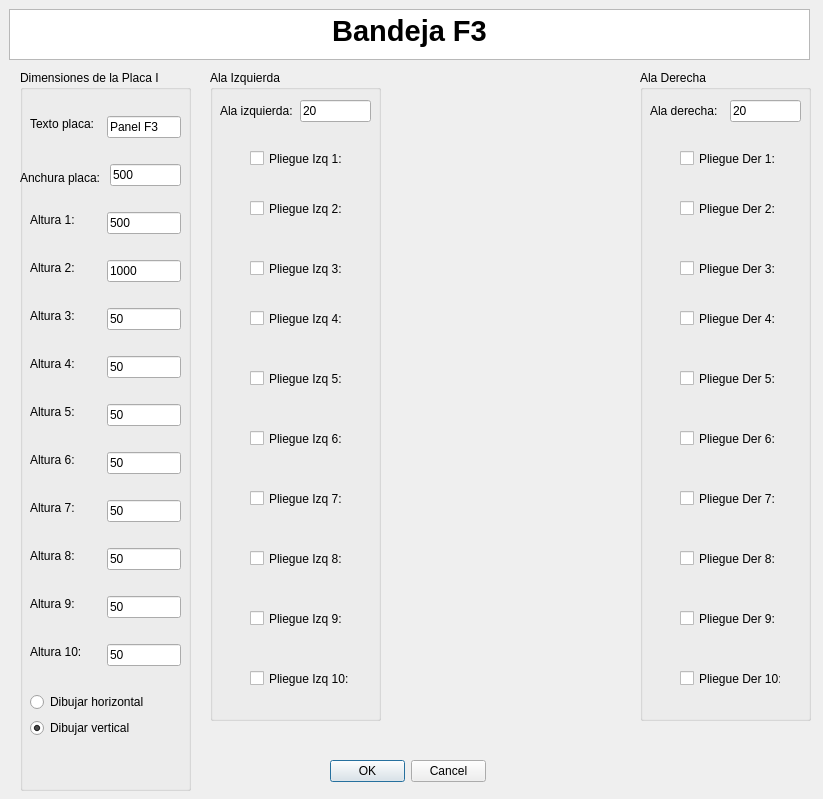
<?xml version="1.0" encoding="UTF-8"?>
<ui version="4.0">
 <class>MyPositionDialog</class>
 <widget class="QDialog" name="MyPositionDialog">
  <property name="geometry">
   <rect>
    <x>0</x>
    <y>0</y>
    <width>823</width>
    <height>799</height>
   </rect>
  </property>
  <property name="windowTitle">
   <string>Enter Position</string>
  </property>
  <property name="whatsThis">
   <string>&lt;html&gt;&lt;head/&gt;&lt;body&gt;&lt;p&gt;Esta ventana de KSDpanel te permite introducir todas las medidas correspondientes del panel seleccionado.&lt;/p&gt;&lt;p&gt;Recuerda que todas las medidas deben de ir en milimetros (mm).&lt;/p&gt;&lt;/body&gt;&lt;/html&gt;</string>
  </property>
  <widget class="QDialogButtonBox" name="buttonBox">
   <property name="geometry">
    <rect>
     <x>330</x>
     <y>760</y>
     <width>156</width>
     <height>23</height>
    </rect>
   </property>
   <property name="orientation">
    <enum>Qt::Horizontal</enum>
   </property>
   <property name="standardButtons">
    <set>QDialogButtonBox::Cancel|QDialogButtonBox::Ok</set>
   </property>
  </widget>
  <widget class="QTextBrowser" name="textBrowser">
   <property name="geometry">
    <rect>
     <x>9</x>
     <y>9</y>
     <width>801</width>
     <height>51</height>
    </rect>
   </property>
   <property name="html">
    <string>&lt;!DOCTYPE HTML PUBLIC &quot;-//W3C//DTD HTML 4.0//EN&quot; &quot;http://www.w3.org/TR/REC-html40/strict.dtd&quot;&gt;
&lt;html&gt;&lt;head&gt;&lt;meta name=&quot;qrichtext&quot; content=&quot;1&quot; /&gt;&lt;style type=&quot;text/css&quot;&gt;
p, li { white-space: pre-wrap; }
&lt;/style&gt;&lt;/head&gt;&lt;body style=&quot; font-family:'MS Shell Dlg 2'; font-size:8.25pt; font-weight:400; font-style:normal;&quot;&gt;
&lt;p align=&quot;center&quot; style=&quot; margin-top:0px; margin-bottom:0px; margin-left:0px; margin-right:0px; -qt-block-indent:0; text-indent:0px;&quot;&gt;&lt;span style=&quot; font-size:22pt; font-weight:600;&quot;&gt;Bandeja F3&lt;/span&gt;&lt;/p&gt;&lt;/body&gt;&lt;/html&gt;</string>
   </property>
  </widget>
  <widget class="QGroupBox" name="groupBox">
   <property name="geometry">
    <rect>
     <x>210</x>
     <y>70</y>
     <width>171</width>
     <height>651</height>
    </rect>
   </property>
   <property name="styleSheet">
    <string notr="true">font: 10pt &quot;MS Shell Dlg 2&quot;;</string>
   </property>
   <property name="title">
    <string>Ala Izquierda</string>
   </property>
   <widget class="QCheckBox" name="pliegueIzq1UI">
    <property name="geometry">
     <rect>
      <x>40</x>
      <y>80</y>
      <width>101</width>
      <height>17</height>
     </rect>
    </property>
    <property name="text">
     <string>Pliegue Izq 1:</string>
    </property>
   </widget>
   <widget class="QLineEdit" name="alaIzquierdaUI">
    <property name="geometry">
     <rect>
      <x>90</x>
      <y>30</y>
      <width>71</width>
      <height>22</height>
     </rect>
    </property>
    <property name="text">
     <string>20</string>
    </property>
   </widget>
   <widget class="QLabel" name="label_11">
    <property name="geometry">
     <rect>
      <x>10</x>
      <y>30</y>
      <width>91</width>
      <height>22</height>
     </rect>
    </property>
    <property name="text">
     <string>Ala izquierda:</string>
    </property>
   </widget>
   <widget class="QCheckBox" name="pliegueIzq2UI">
    <property name="geometry">
     <rect>
      <x>40</x>
      <y>130</y>
      <width>101</width>
      <height>17</height>
     </rect>
    </property>
    <property name="text">
     <string>Pliegue Izq 2:</string>
    </property>
   </widget>
   <widget class="QCheckBox" name="pliegueIzq3UI">
    <property name="geometry">
     <rect>
      <x>40</x>
      <y>190</y>
      <width>101</width>
      <height>17</height>
     </rect>
    </property>
    <property name="text">
     <string>Pliegue Izq 3:</string>
    </property>
   </widget>
   <widget class="QCheckBox" name="pliegueIzq4UI">
    <property name="geometry">
     <rect>
      <x>40</x>
      <y>240</y>
      <width>101</width>
      <height>17</height>
     </rect>
    </property>
    <property name="text">
     <string>Pliegue Izq 4:</string>
    </property>
   </widget>
   <widget class="QCheckBox" name="pliegueIzq5UI">
    <property name="geometry">
     <rect>
      <x>40</x>
      <y>300</y>
      <width>101</width>
      <height>17</height>
     </rect>
    </property>
    <property name="text">
     <string>Pliegue Izq 5:</string>
    </property>
   </widget>
   <widget class="QCheckBox" name="pliegueIzq6UI">
    <property name="geometry">
     <rect>
      <x>40</x>
      <y>360</y>
      <width>101</width>
      <height>17</height>
     </rect>
    </property>
    <property name="text">
     <string>Pliegue Izq 6:</string>
    </property>
   </widget>
   <widget class="QCheckBox" name="pliegueIzq7UI">
    <property name="geometry">
     <rect>
      <x>40</x>
      <y>420</y>
      <width>101</width>
      <height>17</height>
     </rect>
    </property>
    <property name="text">
     <string>Pliegue Izq 7:</string>
    </property>
   </widget>
   <widget class="QCheckBox" name="pliegueIzq8UI">
    <property name="geometry">
     <rect>
      <x>40</x>
      <y>480</y>
      <width>101</width>
      <height>17</height>
     </rect>
    </property>
    <property name="text">
     <string>Pliegue Izq 8:</string>
    </property>
   </widget>
   <widget class="QCheckBox" name="pliegueIzq9UI">
    <property name="geometry">
     <rect>
      <x>40</x>
      <y>540</y>
      <width>101</width>
      <height>17</height>
     </rect>
    </property>
    <property name="text">
     <string>Pliegue Izq 9:</string>
    </property>
   </widget>
   <widget class="QCheckBox" name="pliegueIzq10UI">
    <property name="geometry">
     <rect>
      <x>40</x>
      <y>600</y>
      <width>101</width>
      <height>17</height>
     </rect>
    </property>
    <property name="text">
     <string>Pliegue Izq 10:</string>
    </property>
   </widget>
  </widget>
  <widget class="QLabel" name="imagenPanelUI">
   <property name="geometry">
    <rect>
     <x>400</x>
     <y>110</y>
     <width>221</width>
     <height>601</height>
    </rect>
   </property>
   <property name="text">
    <string/>
   </property>
   <property name="pixmap">
    <pixmap>../imagenes/REF_003cotas.jpg</pixmap>
   </property>
   <property name="scaledContents">
    <bool>true</bool>
   </property>
   <property name="wordWrap">
    <bool>false</bool>
   </property>
   <property name="margin">
    <number>0</number>
   </property>
   <property name="openExternalLinks">
    <bool>false</bool>
   </property>
  </widget>
  <widget class="QGroupBox" name="groupBox_3">
   <property name="geometry">
    <rect>
     <x>20</x>
     <y>70</y>
     <width>171</width>
     <height>721</height>
    </rect>
   </property>
   <property name="styleSheet">
    <string notr="true">font: 10pt &quot;MS Shell Dlg 2&quot;;</string>
   </property>
   <property name="title">
    <string>Dimensiones de la Placa I</string>
   </property>
   <widget class="QLineEdit" name="altura3UI">
    <property name="geometry">
     <rect>
      <x>87</x>
      <y>238</y>
      <width>74</width>
      <height>22</height>
     </rect>
    </property>
    <property name="text">
     <string>50</string>
    </property>
   </widget>
   <widget class="QLineEdit" name="altura5UI">
    <property name="geometry">
     <rect>
      <x>87</x>
      <y>334</y>
      <width>74</width>
      <height>22</height>
     </rect>
    </property>
    <property name="text">
     <string>50</string>
    </property>
   </widget>
   <widget class="QLabel" name="label_30">
    <property name="geometry">
     <rect>
      <x>10</x>
      <y>430</y>
      <width>63</width>
      <height>16</height>
     </rect>
    </property>
    <property name="text">
     <string>Altura 7:</string>
    </property>
   </widget>
   <widget class="QLabel" name="label_33">
    <property name="geometry">
     <rect>
      <x>10</x>
      <y>574</y>
      <width>70</width>
      <height>16</height>
     </rect>
    </property>
    <property name="text">
     <string>Altura 10:</string>
    </property>
   </widget>
   <widget class="QLineEdit" name="altura6UI">
    <property name="geometry">
     <rect>
      <x>87</x>
      <y>382</y>
      <width>74</width>
      <height>22</height>
     </rect>
    </property>
    <property name="text">
     <string>50</string>
    </property>
   </widget>
   <widget class="QLabel" name="label_8">
    <property name="geometry">
     <rect>
      <x>0</x>
      <y>100</y>
      <width>91</width>
      <height>16</height>
     </rect>
    </property>
    <property name="text">
     <string>Anchura placa:</string>
    </property>
   </widget>
   <widget class="QLabel" name="label_26">
    <property name="geometry">
     <rect>
      <x>10</x>
      <y>238</y>
      <width>63</width>
      <height>16</height>
     </rect>
    </property>
    <property name="text">
     <string>Altura 3:</string>
    </property>
   </widget>
   <widget class="QLineEdit" name="altura9UI">
    <property name="geometry">
     <rect>
      <x>87</x>
      <y>526</y>
      <width>74</width>
      <height>22</height>
     </rect>
    </property>
    <property name="text">
     <string>50</string>
    </property>
   </widget>
   <widget class="QLabel" name="label_28">
    <property name="geometry">
     <rect>
      <x>10</x>
      <y>334</y>
      <width>63</width>
      <height>16</height>
     </rect>
    </property>
    <property name="text">
     <string>Altura 5:</string>
    </property>
   </widget>
   <widget class="QLineEdit" name="altura2UI">
    <property name="geometry">
     <rect>
      <x>87</x>
      <y>190</y>
      <width>74</width>
      <height>22</height>
     </rect>
    </property>
    <property name="text">
     <string>1000</string>
    </property>
   </widget>
   <widget class="QLineEdit" name="altura7UI">
    <property name="geometry">
     <rect>
      <x>87</x>
      <y>430</y>
      <width>74</width>
      <height>22</height>
     </rect>
    </property>
    <property name="text">
     <string>50</string>
    </property>
   </widget>
   <widget class="QLineEdit" name="altura4UI">
    <property name="geometry">
     <rect>
      <x>87</x>
      <y>286</y>
      <width>74</width>
      <height>22</height>
     </rect>
    </property>
    <property name="text">
     <string>50</string>
    </property>
   </widget>
   <widget class="QLabel" name="label_27">
    <property name="geometry">
     <rect>
      <x>10</x>
      <y>286</y>
      <width>63</width>
      <height>16</height>
     </rect>
    </property>
    <property name="text">
     <string>Altura 4:</string>
    </property>
   </widget>
   <widget class="QLabel" name="label_29">
    <property name="geometry">
     <rect>
      <x>10</x>
      <y>382</y>
      <width>63</width>
      <height>16</height>
     </rect>
    </property>
    <property name="text">
     <string>Altura 6:</string>
    </property>
   </widget>
   <widget class="QLineEdit" name="altura10UI">
    <property name="geometry">
     <rect>
      <x>87</x>
      <y>574</y>
      <width>74</width>
      <height>22</height>
     </rect>
    </property>
    <property name="text">
     <string>50</string>
    </property>
   </widget>
   <widget class="QLabel" name="label_32">
    <property name="geometry">
     <rect>
      <x>10</x>
      <y>526</y>
      <width>63</width>
      <height>16</height>
     </rect>
    </property>
    <property name="text">
     <string>Altura 9:</string>
    </property>
   </widget>
   <widget class="QLineEdit" name="anchuraPlacaUI">
    <property name="geometry">
     <rect>
      <x>90</x>
      <y>94</y>
      <width>71</width>
      <height>22</height>
     </rect>
    </property>
    <property name="text">
     <string>500</string>
    </property>
   </widget>
   <widget class="QLabel" name="label_22">
    <property name="geometry">
     <rect>
      <x>10</x>
      <y>190</y>
      <width>63</width>
      <height>16</height>
     </rect>
    </property>
    <property name="text">
     <string>Altura 2:</string>
    </property>
   </widget>
   <widget class="QLineEdit" name="altura8UI">
    <property name="geometry">
     <rect>
      <x>87</x>
      <y>478</y>
      <width>74</width>
      <height>22</height>
     </rect>
    </property>
    <property name="text">
     <string>50</string>
    </property>
   </widget>
   <widget class="QLineEdit" name="altura1UI">
    <property name="geometry">
     <rect>
      <x>87</x>
      <y>142</y>
      <width>74</width>
      <height>22</height>
     </rect>
    </property>
    <property name="text">
     <string>500</string>
    </property>
   </widget>
   <widget class="QLineEdit" name="textoDescriptivoA0UI">
    <property name="geometry">
     <rect>
      <x>87</x>
      <y>46</y>
      <width>74</width>
      <height>22</height>
     </rect>
    </property>
    <property name="text">
     <string>Panel F3</string>
    </property>
   </widget>
   <widget class="QLabel" name="label_31">
    <property name="geometry">
     <rect>
      <x>10</x>
      <y>478</y>
      <width>63</width>
      <height>16</height>
     </rect>
    </property>
    <property name="text">
     <string>Altura 8:</string>
    </property>
   </widget>
   <widget class="QLabel" name="label_4">
    <property name="geometry">
     <rect>
      <x>10</x>
      <y>142</y>
      <width>63</width>
      <height>16</height>
     </rect>
    </property>
    <property name="text">
     <string>Altura 1:</string>
    </property>
   </widget>
   <widget class="QLabel" name="label">
    <property name="geometry">
     <rect>
      <x>10</x>
      <y>46</y>
      <width>71</width>
      <height>16</height>
     </rect>
    </property>
    <property name="text">
     <string>Texto placa:</string>
    </property>
   </widget>
   <widget class="QWidget" name="">
    <property name="geometry">
     <rect>
      <x>10</x>
      <y>622</y>
      <width>126</width>
      <height>48</height>
     </rect>
    </property>
    <layout class="QGridLayout" name="gridLayout">
     <item row="0" column="0">
      <widget class="QRadioButton" name="dibujoHorizontalUI">
       <property name="text">
        <string>Dibujar horizontal</string>
       </property>
      </widget>
     </item>
     <item row="1" column="0">
      <widget class="QRadioButton" name="dibujoVerticalUI">
       <property name="text">
        <string>Dibujar vertical</string>
       </property>
       <property name="checked">
        <bool>true</bool>
       </property>
      </widget>
     </item>
    </layout>
   </widget>
  </widget>
  <widget class="QGroupBox" name="groupBox_5">
   <property name="geometry">
    <rect>
     <x>640</x>
     <y>70</y>
     <width>171</width>
     <height>651</height>
    </rect>
   </property>
   <property name="styleSheet">
    <string notr="true">font: 10pt &quot;MS Shell Dlg 2&quot;;</string>
   </property>
   <property name="title">
    <string>Ala Derecha</string>
   </property>
   <widget class="QCheckBox" name="pliegueDer1UI">
    <property name="geometry">
     <rect>
      <x>40</x>
      <y>80</y>
      <width>101</width>
      <height>17</height>
     </rect>
    </property>
    <property name="text">
     <string>Pliegue Der 1:</string>
    </property>
   </widget>
   <widget class="QLineEdit" name="alaDerechaUI">
    <property name="geometry">
     <rect>
      <x>90</x>
      <y>30</y>
      <width>71</width>
      <height>22</height>
     </rect>
    </property>
    <property name="text">
     <string>20</string>
    </property>
   </widget>
   <widget class="QLabel" name="label_15">
    <property name="geometry">
     <rect>
      <x>10</x>
      <y>30</y>
      <width>91</width>
      <height>22</height>
     </rect>
    </property>
    <property name="text">
     <string>Ala derecha:</string>
    </property>
   </widget>
   <widget class="QCheckBox" name="pliegueDer2UI">
    <property name="geometry">
     <rect>
      <x>40</x>
      <y>130</y>
      <width>101</width>
      <height>17</height>
     </rect>
    </property>
    <property name="text">
     <string>Pliegue Der 2:</string>
    </property>
   </widget>
   <widget class="QCheckBox" name="pliegueDer3UI">
    <property name="geometry">
     <rect>
      <x>40</x>
      <y>190</y>
      <width>101</width>
      <height>17</height>
     </rect>
    </property>
    <property name="text">
     <string>Pliegue Der 3:</string>
    </property>
   </widget>
   <widget class="QCheckBox" name="pliegueDer4UI">
    <property name="geometry">
     <rect>
      <x>40</x>
      <y>240</y>
      <width>101</width>
      <height>17</height>
     </rect>
    </property>
    <property name="text">
     <string>Pliegue Der 4:</string>
    </property>
   </widget>
   <widget class="QCheckBox" name="pliegueDer5UI">
    <property name="geometry">
     <rect>
      <x>40</x>
      <y>300</y>
      <width>101</width>
      <height>17</height>
     </rect>
    </property>
    <property name="text">
     <string>Pliegue Der 5:</string>
    </property>
   </widget>
   <widget class="QCheckBox" name="pliegueDer6UI">
    <property name="geometry">
     <rect>
      <x>40</x>
      <y>360</y>
      <width>101</width>
      <height>17</height>
     </rect>
    </property>
    <property name="text">
     <string>Pliegue Der 6:</string>
    </property>
   </widget>
   <widget class="QCheckBox" name="pliegueDer7UI">
    <property name="geometry">
     <rect>
      <x>40</x>
      <y>420</y>
      <width>101</width>
      <height>17</height>
     </rect>
    </property>
    <property name="text">
     <string>Pliegue Der 7:</string>
    </property>
   </widget>
   <widget class="QCheckBox" name="pliegueDer8UI">
    <property name="geometry">
     <rect>
      <x>40</x>
      <y>480</y>
      <width>101</width>
      <height>17</height>
     </rect>
    </property>
    <property name="text">
     <string>Pliegue Der 8:</string>
    </property>
   </widget>
   <widget class="QCheckBox" name="pliegueDer9UI">
    <property name="geometry">
     <rect>
      <x>40</x>
      <y>540</y>
      <width>101</width>
      <height>17</height>
     </rect>
    </property>
    <property name="text">
     <string>Pliegue Der 9:</string>
    </property>
   </widget>
   <widget class="QCheckBox" name="pliegueDer10UI">
    <property name="geometry">
     <rect>
      <x>40</x>
      <y>600</y>
      <width>101</width>
      <height>17</height>
     </rect>
    </property>
    <property name="text">
     <string>Pliegue Der 10:</string>
    </property>
   </widget>
  </widget>
  <zorder>groupBox</zorder>
  <zorder>buttonBox</zorder>
  <zorder>textBrowser</zorder>
  <zorder>imagenPanelUI</zorder>
  <zorder>groupBox_3</zorder>
  <zorder>groupBox_5</zorder>
 </widget>
 <resources/>
 <connections>
  <connection>
   <sender>buttonBox</sender>
   <signal>accepted()</signal>
   <receiver>MyPositionDialog</receiver>
   <slot>accept()</slot>
   <hints>
    <hint type="sourcelabel">
     <x>248</x>
     <y>254</y>
    </hint>
    <hint type="destinationlabel">
     <x>157</x>
     <y>274</y>
    </hint>
   </hints>
  </connection>
  <connection>
   <sender>buttonBox</sender>
   <signal>rejected()</signal>
   <receiver>MyPositionDialog</receiver>
   <slot>reject()</slot>
   <hints>
    <hint type="sourcelabel">
     <x>316</x>
     <y>260</y>
    </hint>
    <hint type="destinationlabel">
     <x>286</x>
     <y>274</y>
    </hint>
   </hints>
  </connection>
 </connections>
</ui>
